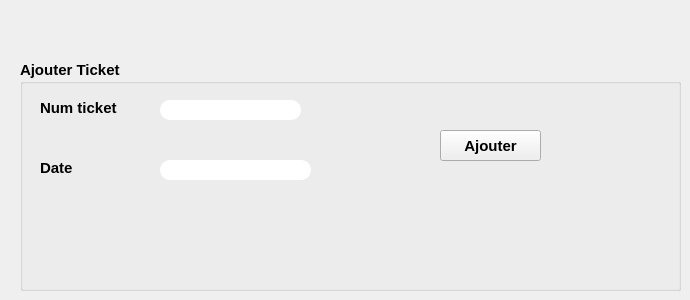
     <widget class="QWidget" name="tab_17">
      <attribute name="title">
       <string>Ajouter un ticket</string>
      </attribute>
      <widget class="QGroupBox" name="groupBox">
       <property name="geometry">
        <rect>
         <x>20</x>
         <y>60</y>
         <width>661</width>
         <height>231</height>
        </rect>
       </property>
       <property name="font">
        <font>
         <pointsize>11</pointsize>
         <weight>75</weight>
         <bold>true</bold>
        </font>
       </property>
       <property name="title">
        <string>Ajouter Ticket</string>
       </property>
       <widget class="QLineEdit" name="lineEdit_ID_t">
        <property name="geometry">
         <rect>
          <x>140</x>
          <y>40</y>
          <width>141</width>
          <height>20</height>
         </rect>
        </property>
        <property name="font">
         <font>
          <pointsize>11</pointsize>
          <weight>75</weight>
          <bold>true</bold>
         </font>
        </property>
        <property name="styleSheet">
         <string notr="true">border-radius:10px;
background-color: rgb(255, 255, 255);</string>
        </property>
        <property name="clearButtonEnabled">
         <bool>true</bool>
        </property>
       </widget>
       <widget class="QLineEdit" name="lineEdit_Date">
        <property name="geometry">
         <rect>
          <x>140</x>
          <y>100</y>
          <width>151</width>
          <height>20</height>
         </rect>
        </property>
        <property name="font">
         <font>
          <pointsize>11</pointsize>
          <weight>75</weight>
          <bold>true</bold>
         </font>
        </property>
        <property name="styleSheet">
         <string notr="true">border-radius:10px;
background-color: rgb(255, 255, 255);</string>
        </property>
        <property name="clearButtonEnabled">
         <bool>true</bool>
        </property>
       </widget>
       <widget class="QLabel" name="label">
        <property name="geometry">
         <rect>
          <x>20</x>
          <y>40</y>
          <width>111</width>
          <height>16</height>
         </rect>
        </property>
        <property name="font">
         <font>
          <pointsize>11</pointsize>
          <weight>75</weight>
          <bold>true</bold>
         </font>
        </property>
        <property name="text">
         <string>Num ticket</string>
        </property>
       </widget>
       <widget class="QLabel" name="label_2">
        <property name="geometry">
         <rect>
          <x>20</x>
          <y>100</y>
          <width>61</width>
          <height>16</height>
         </rect>
        </property>
        <property name="font">
         <font>
          <pointsize>11</pointsize>
          <weight>75</weight>
          <bold>true</bold>
         </font>
        </property>
        <property name="text">
         <string>Date</string>
        </property>
       </widget>
       <widget class="QPushButton" name="pushButton_Ajouter_t">
        <property name="geometry">
         <rect>
          <x>420</x>
          <y>70</y>
          <width>101</width>
          <height>31</height>
         </rect>
        </property>
        <property name="font">
         <font>
          <pointsize>11</pointsize>
          <weight>75</weight>
          <bold>true</bold>
         </font>
        </property>
        <property name="text">
         <string>Ajouter</string>
        </property>
       </widget>
      </widget>
     </widget>
